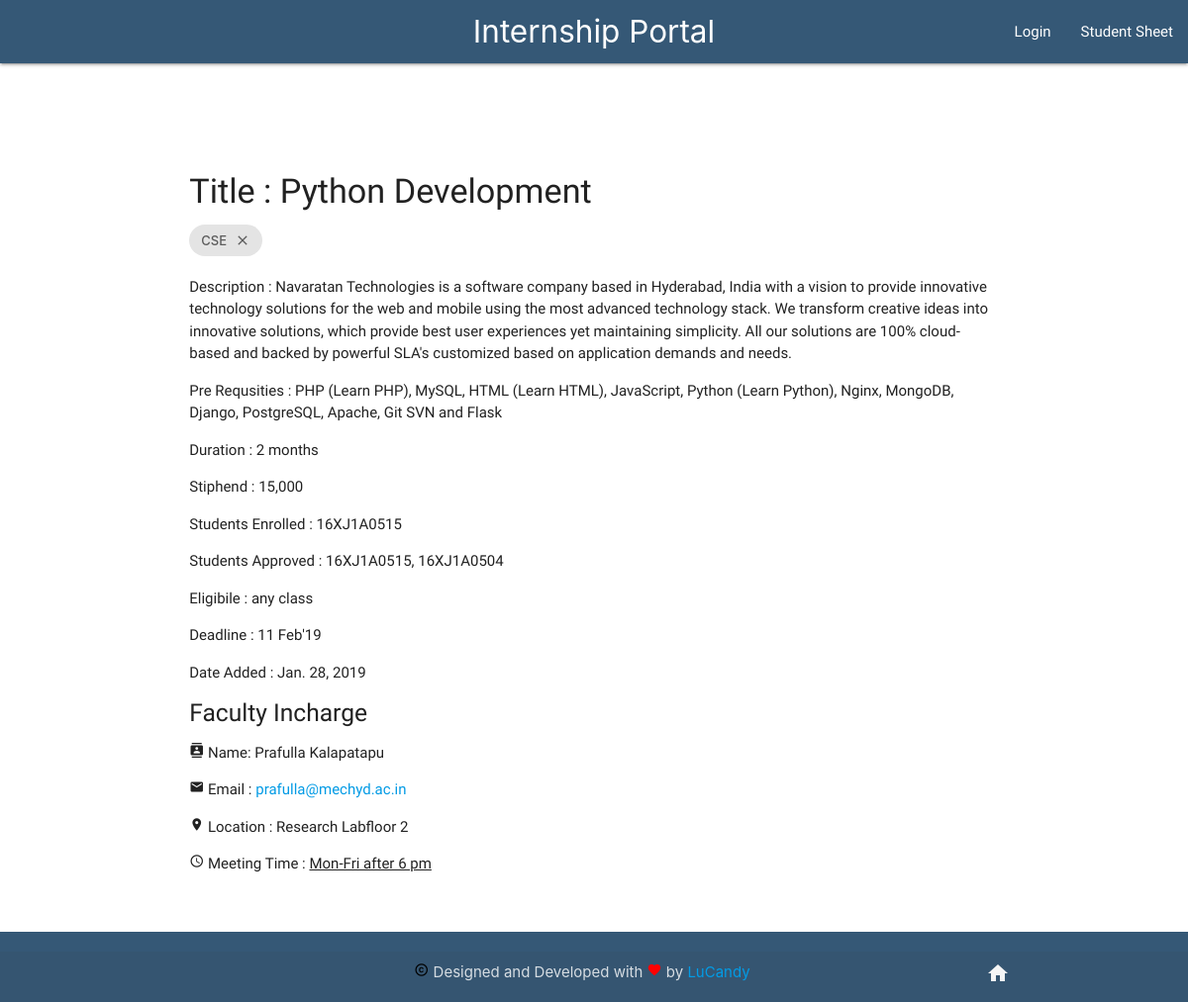
Page /interns/1/ on the earlier database version.
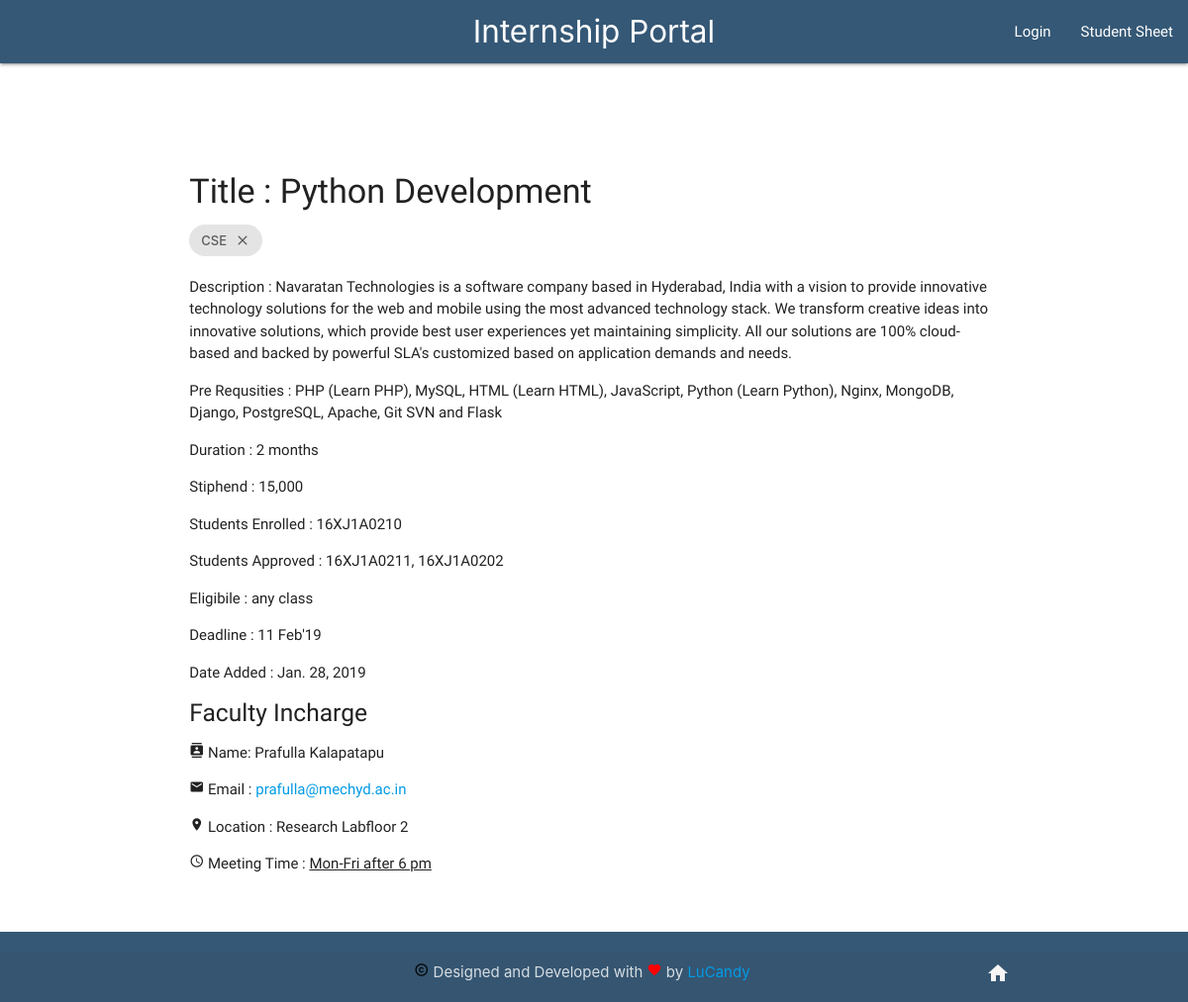
Same page on the later database version.
### interns/models.py (models this page shows)
class Intern(models.Model):
    user = models.ForeignKey(settings.AUTH_USER_MODEL, on_delete=models.DO_NOTHING)
    title = models.CharField(max_length=150)
    discipline=models.CharField(max_length=10)
    preReq = models.CharField(max_length=200)
    description = models.CharField(max_length=1000)
    place = models.CharField(max_length=100)
    eligibility = models.CharField(max_length=50)
    stiphend = models.CharField(max_length=50)
    timestamp = models.DateTimeField(auto_now_add=True)
    dateAdded = models.DateField(auto_now_add=True)
    deadLine = models.CharField(max_length=50)
    duration = models.CharField(max_length=30)
    studentsEnrolled= models.CharField(max_length=200,default='')
    studentsApproved= models.CharField(max_length=200,default='')
    def __str__(self):
        return str(self.title)

### interns/views.py (the view)
# urls.py: path('interns/<int:pk>/', intern_detail_view, name='intern_detail_view'),
def intern_detail_view(request, *args,**kwargs):
    print(request.user.is_authenticated)
    pk=kwargs['pk']
    obj = Intern.objects.get(id=pk)  # GET from database
    print(obj)
    tempUser = (User.objects.filter(id=obj.user_id))
    context = {
        "object": obj,
        "user":tempUser[0]
    }
    return render(request, "detail_view.html", context)

### templates/detail_view.html (shortened to what this page needs)
{% extends 'base.html' %}
{% block content %}
<br>
<br>
    <div class="row">
        <div class="col s3"><img src="" alt=""></div>
        <div class="col s3"><img src="" alt=""></div>
        <div class="col s3"><img src="" alt=""></div>
        <div class="col s3"><img src="" alt=""></div>
    </div>
    <div class="row">
    <div class="col s6">
    </div>
    <div class="col s12">
        <h4>Title : {{object.title}}</h4><div class="chip">{{object.discipline}}<i class="close material-icons">close</i></div>
        <p>Description : {{object.description}}</p>
        <p>Pre Requsities : <strong>{{object.preReq}}</strong></p>
        <p>Duration : <strong>{{object.duration}}</strong></p>
        <p>Stiphend : <strong>{{object.stiphend}}</strong></p>
        <p>Students Enrolled : <strong>{{object.studentsEnrolled}}</strong></p>
        <p>Students Approved : <strong>{{object.studentsApproved}}</strong></p>
        <p>Eligibile : <strong>{{object.eligibility}}</strong></p>
        <p>Deadline : <strong>{{object.deadLine}}</strong></p>
        <p>Date Added : <strong>{{object.dateAdded}}</strong></p>
                <h5>Faculty Incharge</h5>
            <p><i class="tiny material-icons">contacts</i> Name: {{user.first_name}} {{user.last_name}}</p>
            <p><i class="tiny material-icons">email</i> Email : <a href="mailto:{{user.email}}?Subject=This  Mail is regarding%20{{object.title}}" target="_top">{{user.email}}</a></p>
            <p><i class="tiny material-icons">location_on</i> Location : {{user.profile.location}}</p>
            <p><i class="tiny material-icons">access_time</i> Meeting Time : <u>{{user.profile.leisureTime}}</p></u>
            <br>
    </div>
    </div>
{% endblock %}

Differences in the rows shown:
changed Intern "Python Development": studentsEnrolled "16XJ1A0515" → "16XJ1A0210"; studentsApproved "16XJ1A0515, 16XJ1A0504" → "16XJ1A0211, 16XJ1A0202"
